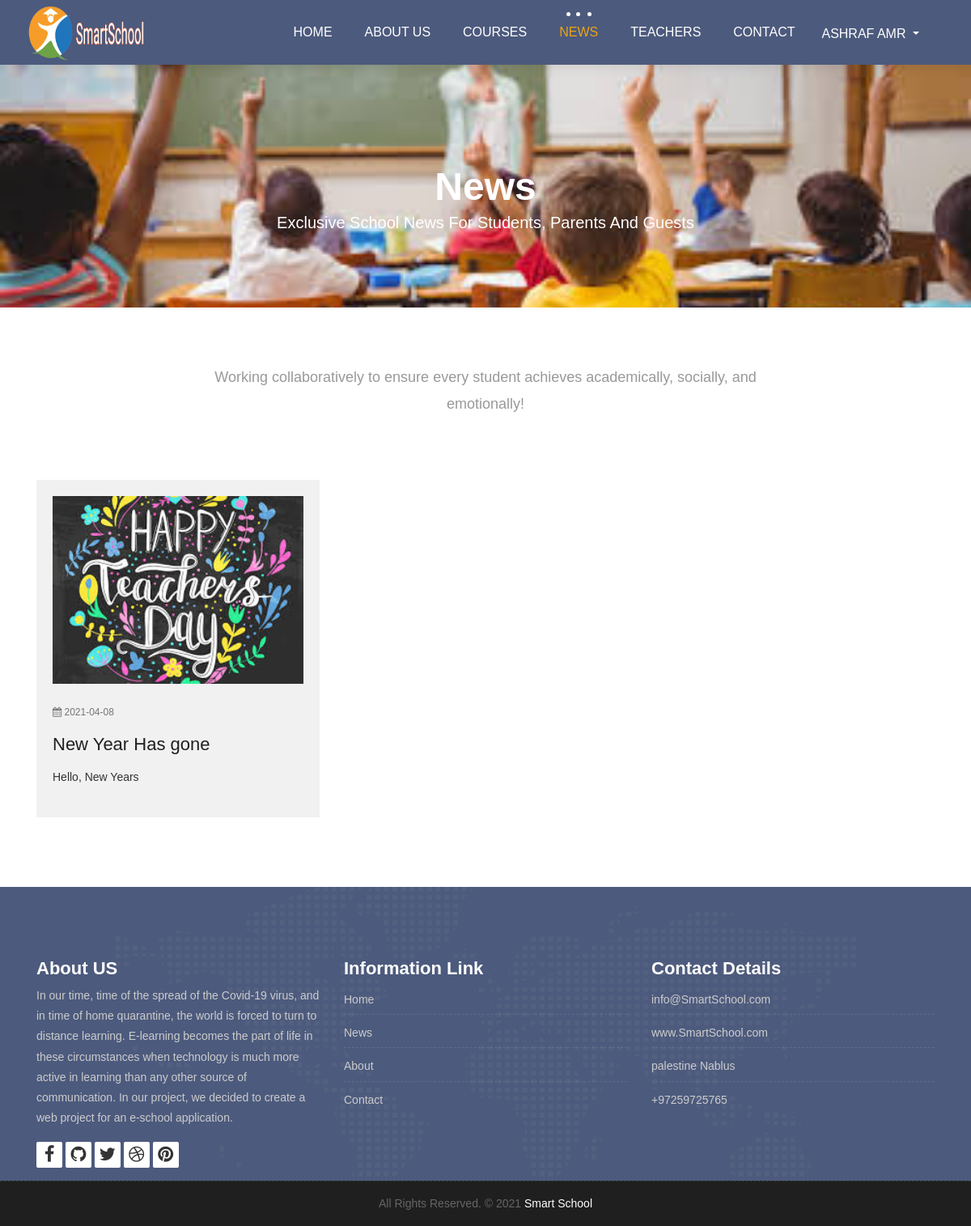
Page /blog.php (signed in) on the committed database.
### tables this page shows
CREATE TABLE `students` (
  `id` int(11) NOT NULL,
  `name` varchar(80) NOT NULL,
  `student_id` varchar(20) NOT NULL,
  `email` varchar(50) NOT NULL,
  `grade` varchar(2) NOT NULL,
  `password` varchar(150) NOT NULL,
  `birth_date` date NOT NULL,
  `date` date NOT NULL
);

CREATE TABLE `news` (
  `id` int(11) NOT NULL,
  `image` varchar(200) NOT NULL,
  `title` varchar(150) NOT NULL,
  `description` varchar(255) NOT NULL,
  `date` date NOT NULL
);

### includes/init.php (called while the page is built, shortened)
<?php
include 'templates/_header.php';

### blog.php (the view)
<?php
$pageName = 'news';
require 'includes/init.php';
function getNews () {
    global $conn;
    $getNews = $conn->prepare("SELECT
        image, title, description, date
        FROM
        news
        ORDER BY id DESC");
    $getNews->execute();
    if($getNews->rowCount() > 0){
        return $getNews->fetchAll();
    }else{
        return 0;
    }
}
?>
<div class="all-title-box">
    <div class="container text-center">
        <h1>
           News
           <span class="m_1">Exclusive school news for students, parents and guests </span>
        </h1>
    </div>
</div>
<div id="overviews" class="section wb">
    <div class="container">
        <div class="section-title row text-center">
            <div class="col-md-8 offset-md-2">
                <p class="lead">Working collaboratively to ensure every student achieves academically, socially, and emotionally!</p>
            </div>
        </div>
        <hr class="invis">
        <div class="row">
            <?php
            $news = getNews();
            if($news !== 0){
                foreach ($news as $item) {
                    ?>
                    <div class="col-lg-4 col-md-6 col-12 mb-3">
                        <div class="blog-item">
                            <div class="image-blog">
                                <img src="<?php echo 'images/news/' . $item['image'];?>" alt="<?php echo $item['title'] . ' Image';?>" class="img-fluid">
                            </div>
                            <div class="meta-info-blog">
                                <span>
                                    <i class="fa fa-calendar"></i>
                                    <span><?php echo $item['date'];?></span>
                                </span>
                            </div>
                            <div class="blog-title">
                                <h2><?php echo $item['title'];?></h2>
                            </div>
                            <div class="blog-desc">
                                <p><?php echo nl2br($item['description']);?></p>
                            </div>
                        </div>
                    </div>
                    <?php
                }
            }else{
                ?>
                <div class="col-12">
                    <div class="alert alert-info">There Is No News Yet</div>
                </div>
                <?php
            }
            ?>
        </div>
    </div>
</div>
<?php include 'templates/_footer.php';?>

### templates/_navbar.php (shortened to what this page needs)
<?php
function getUser () {
    global $conn;
    if($_SESSION['smart_school_position'] === 0){
        $position = 'students';
    }else if ($_SESSION['smart_school_position'] === 1){
        $position = 'teachers';
    }else{header('location:user.php?page=logout');}
    $getUser = $conn->prepare("SELECT
        name
        FROM
        $position
        WHERE
        id = ?");
    $getUser->execute([$_SESSION['smart_school_user']]);
    return $getUser->fetch();
}
?>
<nav class="navbar navbar-expand-lg navbar-light bg-light">
    <div class="container-fluid">
        <a class="navbar-brand" href="index.php">
            <img src="images/logoo1.png"  alt="" style="width: 150px; height: 70px;"  />
        </a>
        <div class="collapse navbar-collapse" id="navbars-host">
            <ul class="navbar-nav ml-auto">
                <li class="nav-item <?php if(isset($pageName) && $pageName == 'home'){echo 'active';}?>"><a class="nav-link" href="index.php">Home</a></li>
                <li class="nav-item <?php if(isset($pageName) && $pageName == 'about'){echo 'active';}?>"><a class="nav-link" href="about.php">About Us</a></li>
                <li class="nav-item dropdown <?php if(isset($pageName) && $pageName == 'courses'){echo 'active';}?>">
                    <a class="nav-link dropdown-toggle" href="#" id="dropdown-a" data-toggle="dropdown">Courses </a>
                </li>
                <li class="nav-item <?php if(isset($pageName) && $pageName == 'news'){echo 'active';}?>"><a class="nav-link" href="blog.php">News</a></li>
                <li class="nav-item <?php if(isset($pageName) && $pageName == 'teachers'){echo 'active';}?>"><a class="nav-link" href="teachers.php">Teachers</a></li>
                <li class="nav-item <?php if(isset($pageName) && $pageName == 'contact'){echo 'active';}?>"><a class="nav-link" href="contact.php">Contact</a></li>
                <?php
                if(isset($_SESSION['smart_school_user'])){
                    ?>
                    <li class="ml-0 nav-item">
                        <div class="btn-group">
                          <button class="btn mt-1 text-uppercase text-white bg-transparent dropdown-toggle" type="button" data-toggle="dropdown" aria-haspopup="true" aria-expanded="false">
                            <?php echo getUser()['name'];?>
                          </button>
                        </div>
                    </li>
                    <?php
                }
                ?>
            </ul>
        </div>
    </div>
</nav>

### rows in the picture
students: name "ASHRAF AMR"
news: image (picture), date "2021-04-08", title "New Year Has gone", description "Hello, New Years"
